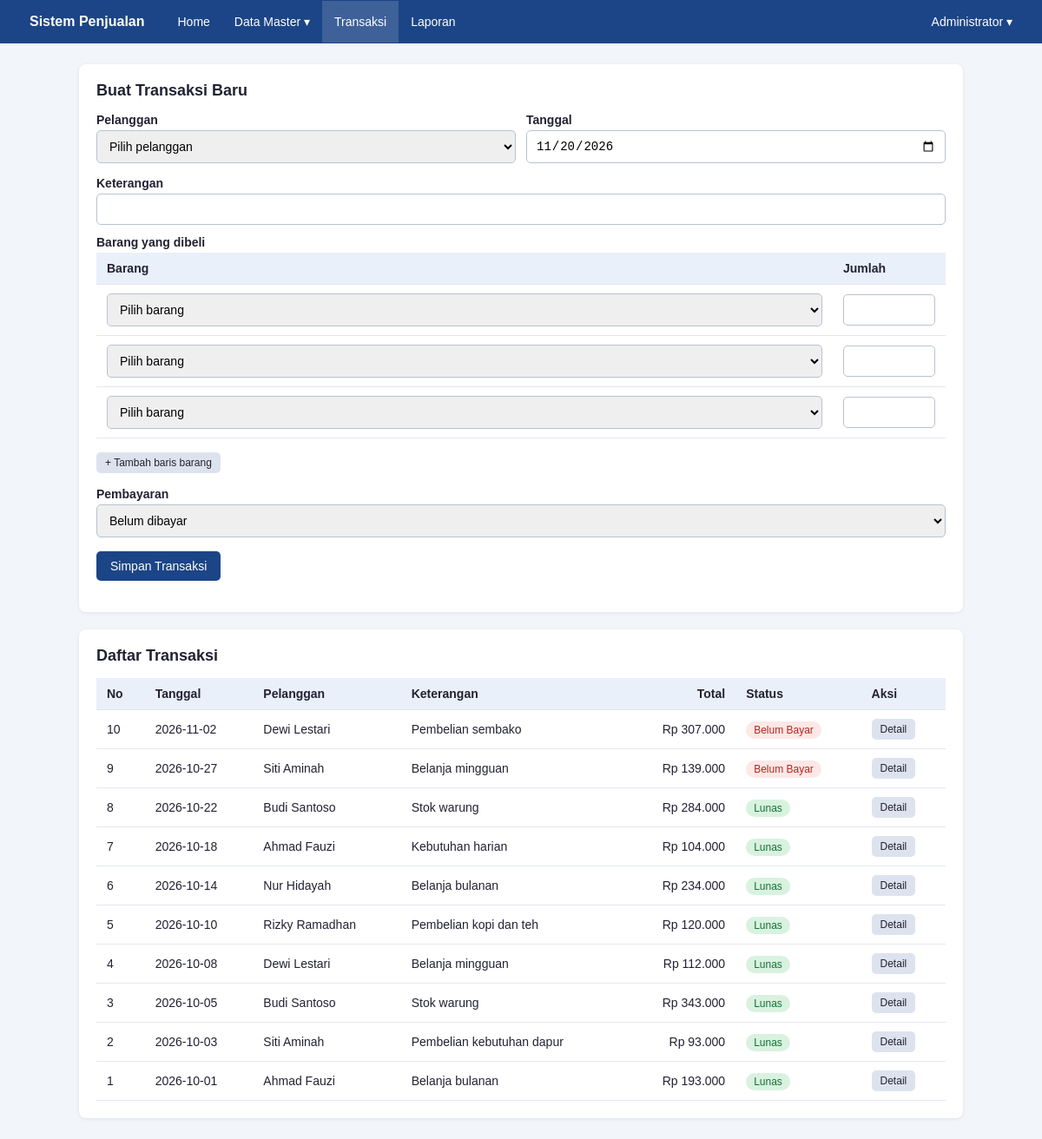
Page /Modul-8/25-113_Abdul_Rahman_Malik/transaksi.php (signed in) on the committed database.
### tables this page shows
CREATE TABLE transaksi (
  id               INT AUTO_INCREMENT PRIMARY KEY,
  waktu_transaksi  DATE NOT NULL,
  keterangan       TEXT,
  total            INT NOT NULL DEFAULT 0,
  pelanggan_id     VARCHAR(20) NOT NULL,
  CONSTRAINT fk_transaksi_pelanggan FOREIGN KEY (pelanggan_id)
    REFERENCES pelanggan(id) ON DELETE RESTRICT ON UPDATE CASCADE
);

CREATE TABLE pelanggan (
  id            VARCHAR(20) PRIMARY KEY,
  nama          VARCHAR(100) NOT NULL,
  jenis_kelamin ENUM('L','P') NOT NULL,
  telp          VARCHAR(12),
  alamat        TEXT
);

### Modul-8/25-113_Abdul_Rahman_Malik/fungsi.php (called while the page is built, shortened)
<?php
function e($teks)
{
    return htmlspecialchars((string)$teks, ENT_QUOTES, 'UTF-8');
}
function rupiah($angka)
{
    return 'Rp ' . number_format((int)$angka, 0, ',', '.');
}
function status_bayar($total, $dibayar)
{
    if ((int)$total > 0 && (int)$dibayar >= (int)$total) {
        return 'Lunas';
    }
    return ((int)$dibayar > 0) ? 'Sebagian' : 'Belum Bayar';
}
function ambil_transaksi($koneksi)
{
    $sql = 'SELECT t.id, t.waktu_transaksi, t.keterangan, t.total, t.pelanggan_id,
                   p.nama AS nama_pelanggan,
                   COALESCE(b.dibayar, 0) AS dibayar
            FROM transaksi t
            LEFT JOIN pelanggan p ON p.id = t.pelanggan_id
            LEFT JOIN (SELECT transaksi_id, SUM(total) AS dibayar
                       FROM pembayaran GROUP BY transaksi_id) b ON b.transaksi_id = t.id
            ORDER BY t.waktu_transaksi DESC, t.id DESC';
    return $koneksi->query($sql)->fetch_all(MYSQLI_ASSOC);
}

### Modul-8/25-113_Abdul_Rahman_Malik/transaksi.php (the view, shortened to what this page needs)
<?php
require_once __DIR__ . '/midlewire.php';
$id            = (int)($_GET['id'] ?? ($_POST['id'] ?? 0));
$mode_detail   = $id > 0;
$daftar_metode = ['TUNAI', 'TRANSFER', 'EDC'];
if ($mode_detail) {
    $st = $koneksi->prepare(
        'SELECT t.id, t.waktu_transaksi, t.keterangan, t.total, t.pelanggan_id, p.nama AS nama_pelanggan
         FROM transaksi t
         LEFT JOIN pelanggan p ON p.id = t.pelanggan_id
         WHERE t.id = ?'
    );
    $st->bind_param('i', $id);
    $st->execute();
    $trx = $st->get_result()->fetch_assoc();
    if (!$trx) {
        set_flash('error', 'Transaksi tidak ditemukan.');
        redirect('transaksi.php');
    }
    $error = '';
    if ($_SERVER['REQUEST_METHOD'] === 'POST') {
        cek_csrf();
        $metode    = $_POST['metode'] ?? '';
        $jumlah_tx = trim($_POST['jumlah'] ?? '');
        if (!in_array($metode, $daftar_metode, true)) {
            $error = 'Pilih metode pembayaran.';
        } elseif (!ctype_digit($jumlah_tx) || (int)$jumlah_tx < 1 || strlen($jumlah_tx) > 9) {
            $error = 'Jumlah bayar harus angka bulat lebih dari 0.';
        } else {
            $jumlah = (int)$jumlah_tx;
            $koneksi->begin_transaction();
            try {
                $k = $koneksi->prepare('SELECT total FROM transaksi WHERE id = ? FOR UPDATE');
                $k->bind_param('i', $id);
                $k->execute();
                $total = (int)$k->get_result()->fetch_assoc()['total'];
                $s = $koneksi->prepare('SELECT COALESCE(SUM(total), 0) AS n FROM pembayaran WHERE transaksi_id = ?');
                $s->bind_param('i', $id);
                $s->execute();
                $sisa = $total - (int)$s->get_result()->fetch_assoc()['n'];
                if ($jumlah > $sisa) {
                    $koneksi->rollback();
                    $error = 'Jumlah bayar melebihi sisa tagihan (' . rupiah($sisa) . ').';
                } else {
                    $p = $koneksi->prepare('INSERT INTO pembayaran (waktu_bayar, total, metode, transaksi_id) VALUES (NOW(), ?, ?, ?)');
                    $p->bind_param('isi', $jumlah, $metode, $id);
                    $p->execute();
                    $koneksi->commit();
                    set_flash('sukses', 'Pembayaran ' . rupiah($jumlah) . ' berhasil dicatat.');
                    redirect('transaksi.php?id=' . $id);
                }
            } catch (mysqli_sql_exception $ex) {
                $koneksi->rollback();
                $error = 'Pembayaran gagal disimpan, silakan coba lagi.';
            }
        }
    }
    $st = $koneksi->prepare(
        'SELECT b.kode_barang, b.nama_barang, d.harga, d.qty
         FROM transaksi_detail d
         JOIN barang b ON b.id = d.barang_id
         WHERE d.transaksi_id = ?
         ORDER BY b.nama_barang'
    );
    $st->bind_param('i', $id);
    $st->execute();
    $detail = $st->get_result()->fetch_all(MYSQLI_ASSOC);
    $st = $koneksi->prepare('SELECT waktu_bayar, total, metode FROM pembayaran WHERE transaksi_id = ? ORDER BY waktu_bayar, id');
    $st->bind_param('i', $id);
    $st->execute();
    $bayar = $st->get_result()->fetch_all(MYSQLI_ASSOC);
    $dibayar = array_sum(array_column($bayar, 'total'));
    $sisa    = (int)$trx['total'] - (int)$dibayar;
    $sb      = status_bayar($trx['total'], $dibayar);
    $judul = 'Detail Transaksi #' . $trx['id'];
} else {
    $baris_awal = 3;
    $error = [];
    $lama = ['pelanggan_id' => '', 'tanggal' => date('Y-m-d'), 'keterangan' => '', 'metode' => '', 'item' => []];
    while (count($lama['item']) < $baris_awal) {
        $lama['item'][] = ['barang_id' => 0, 'qty' => ''];
    }
    $daftar = ambil_transaksi($koneksi);
}
require 'header.php';
if ($mode_detail):
?>
<div class="kartu">
    <div class="atas-tabel">
        <h1>Transaksi #<?= (int)$trx['id'] ?></h1>
        <a href="transaksi.php" class="btn">Kembali</a>
    </div>
    <p>
        Tanggal: <strong><?= e($trx['waktu_transaksi']) ?></strong><br>
        Pelanggan: <strong><?= e($trx['pelanggan_id']) ?> - <?= e($trx['nama_pelanggan']) ?></strong><br>
        Keterangan: <?= e($trx['keterangan']) ?><br>
        Status: <span class="badge badge-<?= e(str_replace(' ', '', $sb)) ?>"><?= e($sb) ?></span>
    </p>
    <div class="bungkus-tabel">
    <table>
        <tr><th>Kode</th><th>Nama Barang</th><th class="teks-kanan">Harga</th><th class="teks-kanan">Qty</th><th class="teks-kanan">Subtotal</th></tr>
        <?php foreach ($detail as $r): ?>
        <tr>
            <td><?= e($r['kode_barang']) ?></td>
            <td><?= e($r['nama_barang']) ?></td>
            <td class="teks-kanan"><?= e(rupiah($r['harga'])) ?></td>
            <td class="teks-kanan"><?= (int)$r['qty'] ?></td>
            <td class="teks-kanan"><?= e(rupiah($r['harga'] * $r['qty'])) ?></td>
        </tr>
        <?php endforeach; ?>
        <tr><th colspan="4" class="teks-kanan">Total</th><th class="teks-kanan"><?= e(rupiah($trx['total'])) ?></th></tr>
    </table>
    </div>
</div>
<div class="kartu">
    <h2>Pembayaran</h2>
    <div class="bungkus-tabel">
    <table>
        <tr><th>Waktu Bayar</th><th>Metode</th><th class="teks-kanan">Jumlah</th></tr>
        <?php if (!$bayar): ?>
            <tr><td colspan="3" class="kosong">Belum ada pembayaran.</td></tr>
        <?php endif; ?>
        <?php foreach ($bayar as $r): ?>
        <tr>
            <td><?= e($r['waktu_bayar']) ?></td>
            <td><?= e($r['metode']) ?></td>
            <td class="teks-kanan"><?= e(rupiah($r['total'])) ?></td>
        </tr>
        <?php endforeach; ?>
        <tr><th colspan="2" class="teks-kanan">Sudah dibayar</th><th class="teks-kanan"><?= e(rupiah($dibayar)) ?></th></tr>
        <tr><th colspan="2" class="teks-kanan">Sisa tagihan</th><th class="teks-kanan"><?= e(rupiah($sisa)) ?></th></tr>
    </table>
    </div>
    <?php if ($sisa > 0): ?>
    <h2 style="margin-top:20px">Tambah Pembayaran</h2>
    <?php if ($error !== ''): ?>
        <div class="alert alert-error"><?= e($error) ?></div>
    <?php endif; ?>
    <form action="" method="post" style="max-width:420px">
        <?= csrf_input() ?>
        <input type="hidden" name="id" value="<?= (int)$trx['id'] ?>">
        <label for="metode">Metode</label>
        <select id="metode" name="metode">
            <?php foreach ($daftar_metode as $m): ?>
                <option value="<?= e($m) ?>"><?= e($m) ?></option>
            <?php endforeach; ?>
        </select>
        <label for="jumlah">Jumlah Bayar (Rp)</label>
        <input type="number" id="jumlah" name="jumlah" min="1" max="<?= (int)$sisa ?>" step="1" value="<?= (int)$sisa ?>">
        <p><button type="submit" class="btn btn-hijau">Simpan Pembayaran</button></p>
    </form>
    <?php endif; ?>
</div>
<?php else: ?>
<div class="kartu">
    <h2>Buat Transaksi Baru</h2>
    <form action="" method="post">
        <div class="baris-filter">
            <div>
                <label for="pelanggan_id">Pelanggan</label>
                <select id="pelanggan_id" name="pelanggan_id">
                    <option value="">Pilih pelanggan</option>
                </select>
            </div>
            <div>
                <label for="tanggal">Tanggal</label>
                <input type="date" id="tanggal" name="tanggal" value="<?= e($lama['tanggal']) ?>">
            </div>
        </div>
        <label for="keterangan">Keterangan</label>
        <input type="text" id="keterangan" name="keterangan" maxlength="500" value="<?= e($lama['keterangan']) ?>">
        <label>Barang yang dibeli</label>
        <div class="bungkus-tabel">
        <table id="tabel-item">
            <tr><th>Barang</th><th style="width:130px">Jumlah</th></tr>
            <?php foreach ($lama['item'] as $it): ?>
            <tr>
                <td>
                    <select name="barang_id[]">
                        <option value="0">Pilih barang</option>
                    </select>
                </td>
                <td><input type="number" name="qty[]" min="1" step="1" value="<?= e($it['qty']) ?>"></td>
            </tr>
            <?php endforeach; ?>
        </table>
        </div>
        <p><button type="button" class="btn btn-kecil" id="tambah-baris">+ Tambah baris barang</button></p>
        <label for="metode">Pembayaran</label>
        <select id="metode" name="metode">
            <option value="">Belum dibayar</option>
        </select>
        <p><button type="submit" class="btn btn-utama">Simpan Transaksi</button></p>
    </form>
</div>
<div class="kartu">
    <h2>Daftar Transaksi</h2>
    <div class="bungkus-tabel">
    <table>
        <tr><th>No</th><th>Tanggal</th><th>Pelanggan</th><th>Keterangan</th><th class="teks-kanan">Total</th><th>Status</th><th>Aksi</th></tr>
        <?php foreach ($daftar as $r): $sb = status_bayar($r['total'], $r['dibayar']); ?>
        <tr>
            <td><?= (int)$r['id'] ?></td>
            <td><?= e($r['waktu_transaksi']) ?></td>
            <td><?= e($r['nama_pelanggan']) ?></td>
            <td><?= e($r['keterangan']) ?></td>
            <td class="teks-kanan"><?= e(rupiah($r['total'])) ?></td>
            <td><span class="badge badge-<?= e(str_replace(' ', '', $sb)) ?>"><?= e($sb) ?></span></td>
            <td class="aksi"><a href="transaksi.php?id=<?= (int)$r['id'] ?>" class="btn btn-kecil">Detail</a></td>
        </tr>
        <?php endforeach; ?>
    </table>
    </div>
</div>
<?php endif; ?>
<?php require 'footer.php'; ?>

### Modul-8/25-113_Abdul_Rahman_Malik/style.css (style rules this page uses)
* { box-sizing: border-box; }
body { margin: 0; font-family: Arial, Helvetica, sans-serif; background: #f2f5f9; color: #223; }
a { color: #1a5fb4; }
.kartu { background: #fff; border-radius: 8px; padding: 20px; box-shadow: 0 1px 4px rgba(0,0,0,.08); margin-bottom: 20px; }
h2 { font-size: 18px; margin-top: 0; }
.bungkus-tabel { overflow-x: auto; }
table { width: 100%; border-collapse: collapse; background: #fff; }
th, td { padding: 10px 12px; border-bottom: 1px solid #e3e7ee; text-align: left; font-size: 14px; }
th { background: #eaf0fa; }
.teks-kanan { text-align: right; }
label { display: block; margin: 12px 0 4px; font-weight: bold; font-size: 14px; }
input[type=text], input[type=password], input[type=date], input[type=number], textarea, select { width: 100%; padding: 9px 10px; border: 1px solid #b9c2d0; border-radius: 5px; font-size: 14px; }
.baris-filter { display: flex; flex-wrap: wrap; gap: 12px; align-items: flex-end; }
.baris-filter > div { flex: 1; min-width: 160px; }
.baris-filter label { margin-top: 0; }
.btn { display: inline-block; padding: 9px 16px; border: 0; border-radius: 5px; cursor: pointer; font-size: 14px; text-decoration: none; background: #dde3ee; color: #223; }
.btn-utama { background: #1c4587; color: #fff; }
.btn-kecil { padding: 5px 10px; font-size: 12px; }
.aksi { white-space: nowrap; }
.badge { padding: 3px 9px; border-radius: 10px; font-size: 12px; background: #e3e7ee; }
.badge-BelumBayar { background: #fce8e6; color: #b3261e; }
.badge-Lunas { background: #d9f2e0; color: #137333; }

### rows in the picture
transaksi: id "10", waktu_transaksi "2026-11-02", pelanggan.nama "Dewi Lestari", keterangan "Pembelian sembako", total "Rp 307.000", sb "Belum Bayar"
transaksi: id "9", waktu_transaksi "2026-10-27", pelanggan.nama "Siti Aminah", keterangan "Belanja mingguan", total "Rp 139.000", sb "Belum Bayar"
transaksi: id "8", waktu_transaksi "2026-10-22", pelanggan.nama "Budi Santoso", keterangan "Stok warung", total "Rp 284.000", sb "Lunas"
transaksi: id "7", waktu_transaksi "2026-10-18", pelanggan.nama "Ahmad Fauzi", keterangan "Kebutuhan harian", total "Rp 104.000", sb "Lunas"
transaksi: id "6", waktu_transaksi "2026-10-14", pelanggan.nama "Nur Hidayah", keterangan "Belanja bulanan", total "Rp 234.000", sb "Lunas"
transaksi: id "5", waktu_transaksi "2026-10-10", pelanggan.nama "Rizky Ramadhan", keterangan "Pembelian kopi dan teh", total "Rp 120.000", sb "Lunas"
transaksi: id "4", waktu_transaksi "2026-10-08", pelanggan.nama "Dewi Lestari", keterangan "Belanja mingguan", total "Rp 112.000", sb "Lunas"
transaksi: id "3", waktu_transaksi "2026-10-05", pelanggan.nama "Budi Santoso", keterangan "Stok warung", total "Rp 343.000", sb "Lunas"
transaksi: id "2", waktu_transaksi "2026-10-03", pelanggan.nama "Siti Aminah", keterangan "Pembelian kebutuhan dapur", total "Rp 93.000", sb "Lunas"
transaksi: id "1", waktu_transaksi "2026-10-01", pelanggan.nama "Ahmad Fauzi", keterangan "Belanja bulanan", total "Rp 193.000", sb "Lunas"

### other values in the picture
$_SESSION['nama'] "Administrator"
